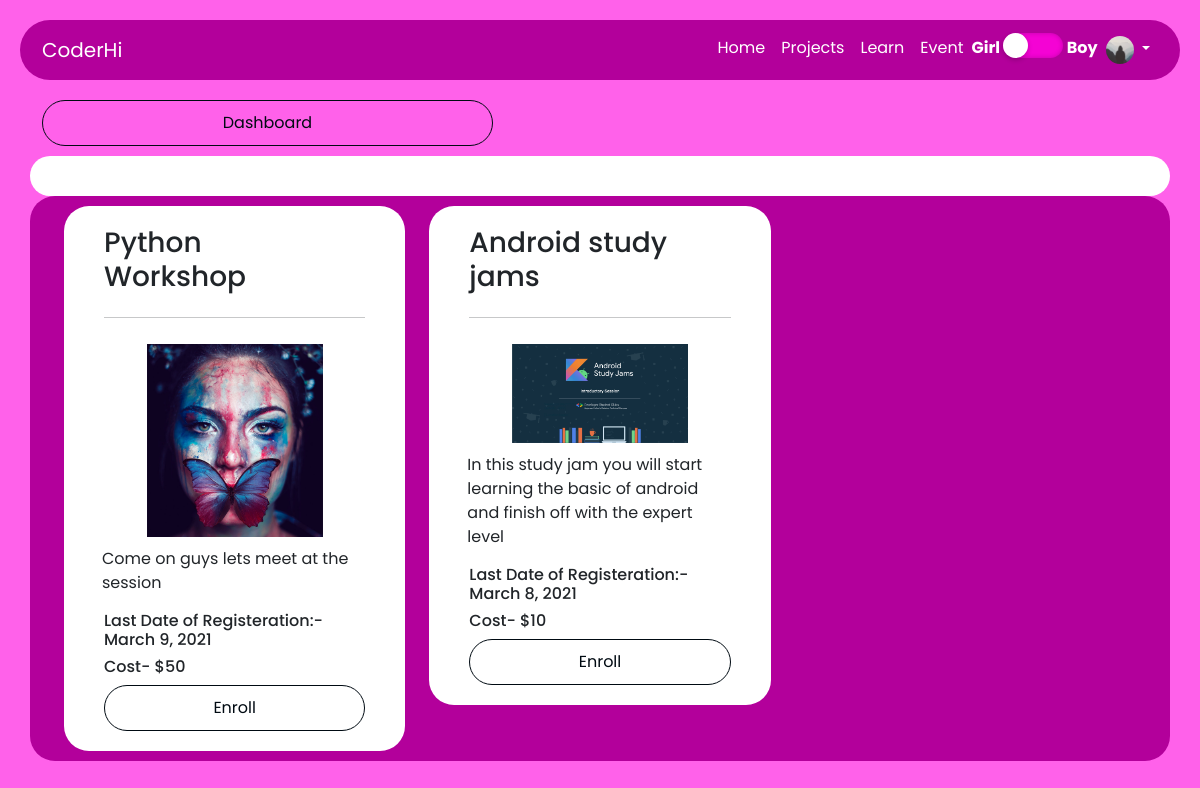
The page /event/ (signed in) on the database as committed earlier.
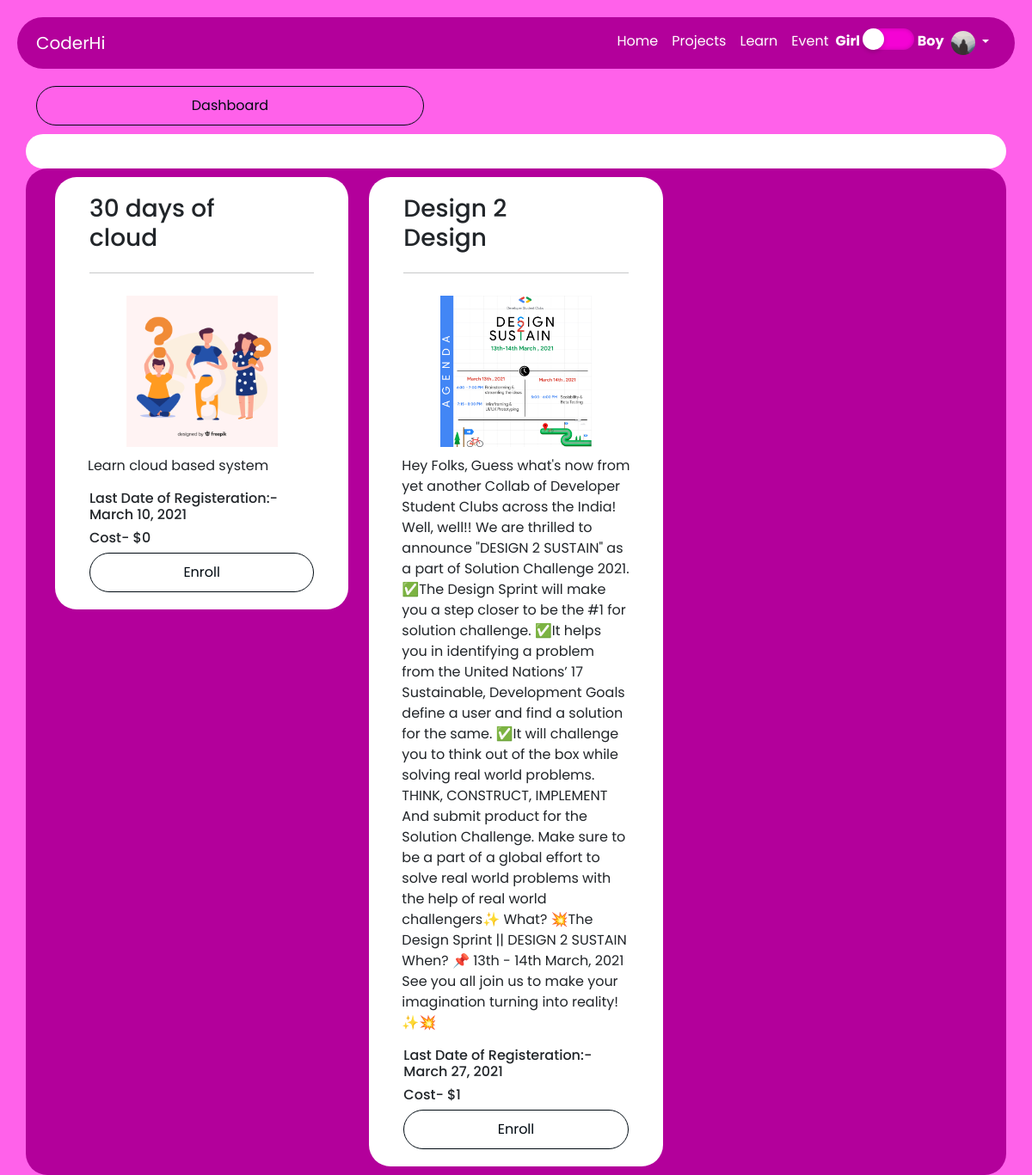
The same page on the database as committed later.
### event/models.py (models this page shows, shortened)
class event(models.Model):
    created_by = models.ForeignKey(User,on_delete=models.CASCADE)
    title = models.CharField(max_length=100)
    description = models.TextField()
    picture = models.ImageField(upload_to='event/pic/')
    cost = models.IntegerField()
    last_day_of_registration = models.DateField(default=timezone.now)
    attend_link = models.CharField(max_length=500)
    userEnrolled = models.ManyToManyField(User,related_name="enrolled_user", blank=True, default=None)

### event/views.py (the view)
# urls.py: path('',eventListView.as_view(),name='event-list'),
class eventListView(ListView):
    model = event
    template_name = 'event-list.html'
    context_object_name = 'events'
    def get_context_data(self, **kwargs):
        context = super().get_context_data(**kwargs)
        event_enrolled = []
        a = eventMaytoMany.objects.filter(userId=self.request.user)
        b = event.objects.filter(Q(last_day_of_registration__gte=datetime.date.today()))
        for i in a:
            if i.eventId in b:
                event_enrolled.append(i)
        context['enrolled_event'] = event_enrolled
        return context

### event/templates/event-list.html (shortened to what this page needs)
{% extends 'base.html' %}
{% block content %}
<div class="row">
  <div class="col-5">
    <a class="event-button" href="{% url 'event-dashboard' %}">Dashboard</a>
  </div>
</div>
<div class="row">
  <div class="blog-sec">
  </div>
</div>
<div class="row">
    <div class="col-12 col-md-12 container-style">
      <div class="col-12">
        <div class="container">
          <div class="row align-items-start">
            {% for event in events %}
            {% if user not in event.userEnrolled.all %}
                <div class="col-12 col-md-4">
                <div class="blog-sec">
                    <div class="row">
                    <div class="col-12 ">
                        <div class="row">
                            <div class="col-10">
                                <h3>{{ event.title }}</h3>
                            </div>
                            <div class="col-2">
                            </div>
                        </div>
                    </div>
                    </div>
                    <hr>
                    <div class="row">
                    <img class="event-pic" src="{{ event.picture.url }}">
                    <p class="blog-text">
                       {{ event.description}}
                    </p>
                    <h6>Last Date of Registeration:- {{ event.last_day_of_registration }}</h6>
                    <h6>Cost- ${{ event.cost }}</h6>
                    </div>
                    <div class="event-button-sec">
                      {% if user not in event.userEnrolled.all %}
                      <a class="event-button" href="{% url 'event-enroll' event.id%}">Enroll</a>
                      {% else %}
                        enrolled
                      {% endif %}
                    </div>
                </div>
                </div>
                {% endif %}
                {% endfor %}
          </div>
        </div>
      </div>
    </div>
  </div>
{% endblock content %}

Rows that differ between the two databases and show on the page:
no longer on this page (row unchanged): event: title "Python Workshop", picture (picture), description "Come on guys lets meet at the session", last_day_of_registration "March 9, 2021", cost "50", shows "Enroll"
no longer on this page (row unchanged): event: title "Android study jams", picture (picture), description "In this study jam you will start learning the basic of android and finish off with the expert level", last_day_of_registration "March 8, 2021", cost "10", shows "Enroll"
now on this page (row unchanged): event: title "30 days of cloud", picture (picture), description "Learn cloud based system", last_day_of_registration "March 10, 2021", cost "0", shows "Enroll"
added event: title "Design 2 Design", picture (picture), description "Hey Folks, Guess what's now from yet another Collab of Developer Student Clubs across the India! Well, well!! We are thrilled to announce \"DESIGN 2 SUSTAIN\" as a part of Solution Challenge 2021. ✅The Design Sprint will make you a step closer to be the #1 for solution challenge. ✅It helps you in identifying a problem from the United Nations’ 17 Sustainable, Development Goals define a user and find a solution for the same. ✅It will challenge you to think out of the box while solving real world problems. THINK, CONSTRUCT, IMPLEMENT And submit product for the Solution Challenge. Make sure to be a part of a global effort to solve real world problems with the help of real world challengers✨ What?…", last_day_of_registration "March 27, 2021", cost "1", shows "Enroll"
